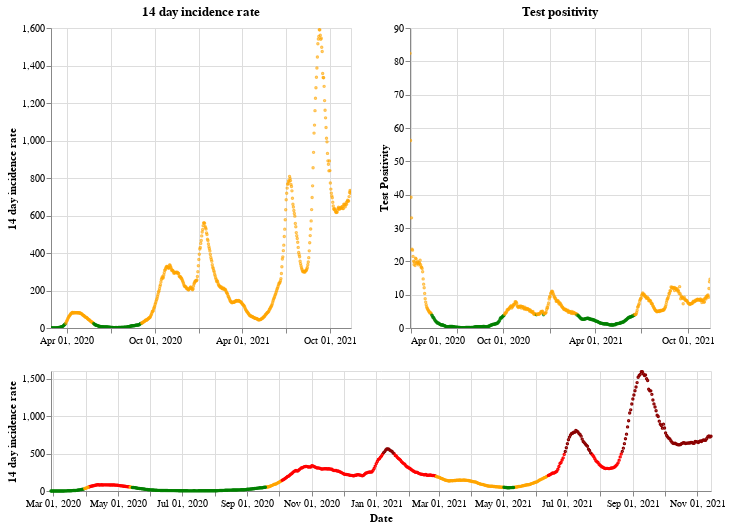

Notebook code cell kept with this figure:
### Markdown cell above
## Scotland

### Code cell
plot_traffic_light('Scotland')

### Figure 1 — Vega-Lite specification as saved in the notebook (floating-point values rounded to 4 significant figures; data arrays with more than 128 entries replaced by an {"elided": "..."} marker saying what was removed)
{"config": {"view": {"continuousWidth": 400, "continuousHeight": 300}}, "vconcat": [{"hconcat": [{"mark": {"type": "point", "size": 2}, "encoding": {"color": {"condition": {"value": "green", "test": "(datum.twoWeeklyCasesRate <= 25)"}, "value": "orange"}, "tooltip": [{"type": "nominal", "field": "areaName"}, {"type": "temporal", "field": "date"}, {"type": "quantitative", "field": "twoWeeklyCasesRate"}, {"type": "quantitative", "field": "testPositivity"}], "x": {"type": "temporal", "axis": {"title": ""}, "field": "date", "scale": {"domain": {"selection": "DateBrush"}}, "timeUnit": "yearmonthdate"}, "y": {"type": "quantitative", "axis": {"title": "14 day incidence rate"}, "field": "twoWeeklyCasesRate"}}, "title": "14 day incidence rate", "width": 300}, {"mark": {"type": "point", "size": 2}, "encoding": {"color": {"condition": {"value": "green", "test": "(datum.testPositivity <= 4)"}, "value": "orange"}, "tooltip": [{"type": "nominal", "field": "areaName"}, {"type": "temporal", "field": "date"}, {"type": "quantitative", "field": "twoWeeklyCasesRate"}, {"type": "quantitative", "field": "testPositivity"}], "x": {"type": "temporal", "axis": {"title": ""}, "field": "date", "scale": {"domain": {"selection": "DateBrush"}}, "timeUnit": "yearmonthdate"}, "y": {"type": "quantitative", "axis": {"title": "Test Positivity"}, "field": "testPositivity"}}, "title": "Test positivity", "width": 300}]}, {"layer": [{"mark": {"type": "point", "size": 2}, "encoding": {"color": {"condition": {"value": "orange", "test": "(((datum.testPositivity < 4) && (datum.twoWeeklyCasesRate >= 50)) && (datum.twoWeeklyCasesRate < 200))"}, "value": "red"}, "opacity": {"condition": {"value": 1, "test": "((datum.twoWeeklyCasesRate >= 50) && (datum.twoWeeklyCasesRate < 500))"}, "value": 0}, "tooltip": [{"type": "nominal", "field": "areaName"}, {"type": "temporal", "field": "date"}, {"type": "quantitative", "field": "twoWeeklyCasesRate"}, {"type": "quantitative", "field": "testPositivity"}], "x": {"type": "temporal", "axis": {"title": "Date"}, "field": "date", "timeUnit": "yearmonthdate"}, "y": {"type": "quantitative", "axis": {"title": "14 day incidence rate"}, "field": "twoWeeklyCasesRate"}}, "selection": {"DateBrush": {"type": "interval", "encodings": ["x"], "fields": ["Time"]}}}, {"mark": {"type": "point", "size": 2}, "encoding": {"color": {"value": "darkred"}, "opacity": {"condition": {"value": 1, "test": "(datum.twoWeeklyCasesRate >= 500)"}, "value": 0}, "tooltip": [{"type": "nominal", "field": "areaName"}, {"type": "temporal", "field": "date"}, {"type": "quantitative", "field": "twoWeeklyCasesRate"}, {"type": "quantitative", "field": "testPositivity"}], "x": {"type": "temporal", "axis": {"title": "Date"}, "field": "date", "timeUnit": "yearmonthdate"}, "y": {"type": "quantitative", "axis": {"title": "14 day incidence rate"}, "field": "twoWeeklyCasesRate"}}}, {"mark": {"type": "point", "size": 2}, "encoding": {"color": {"condition": {"value": "green", "test": "((datum.testPositivity < 4) && (datum.twoWeeklyCasesRate < 50))"}, "value": "orange"}, "opacity": {"condition": {"value": 1, "test": "(datum.twoWeeklyCasesRate < 50)"}, "value": 0}, "tooltip": [{"type": "nominal", "field": "areaName"}, {"type": "temporal", "field": "date"}, {"type": "quantitative", "field": "twoWeeklyCasesRate"}, {"type": "quantitative", "field": "testPositivity"}], "x": {"type": "temporal", "axis": {"title": "Date"}, "field": "date", "timeUnit": "yearmonthdate"}, "y": {"type": "quantitative", "axis": {"title": "14 day incidence rate"}, "field": "twoWeeklyCasesRate"}}}], "height": 120, "width": 660}], "data": {"name": "data-c2fd5140bf89fe45064b55eaa30c1494"}, "$schema": "https://vega.github.io/schema/vega-lite/v4.8.1.json", "datasets": {"data-c2fd5140bf89fe45064b55eaa30c1494": {"elided": "626 records"}}}
